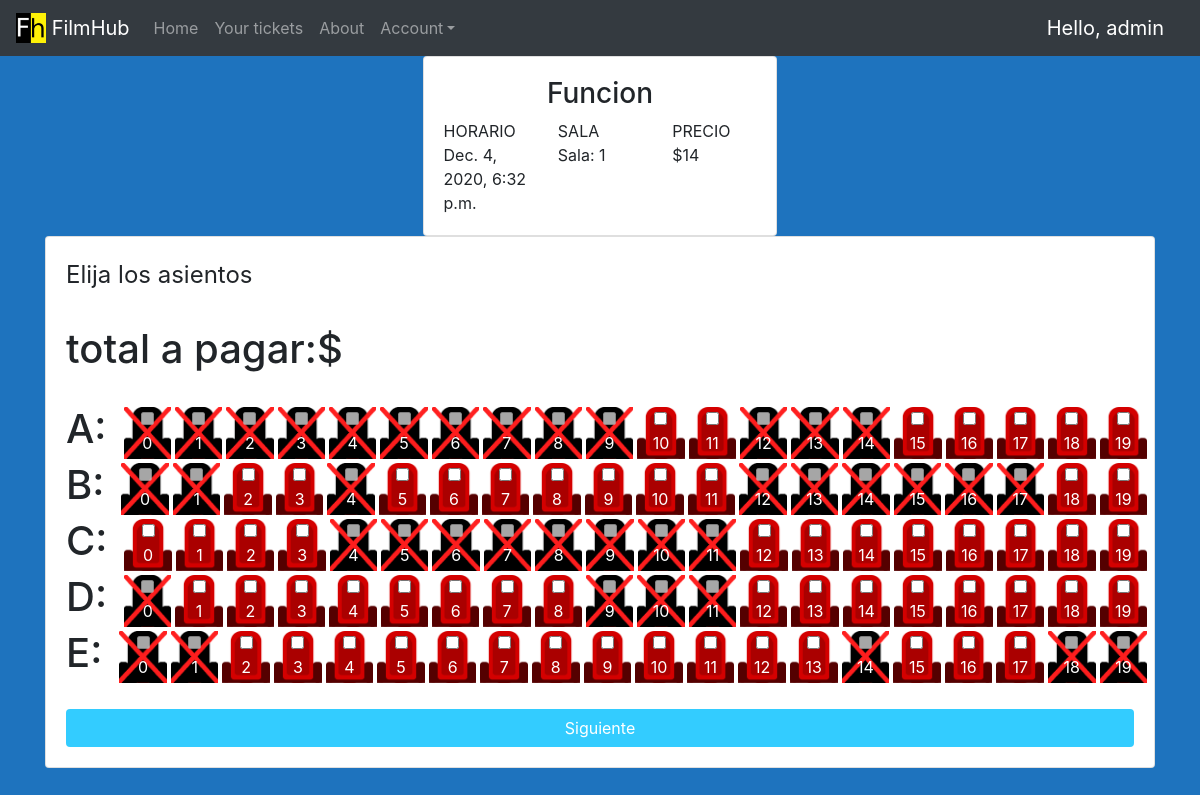
/client/buyticket/2 (signed in), run on an earlier commit of the app's database.
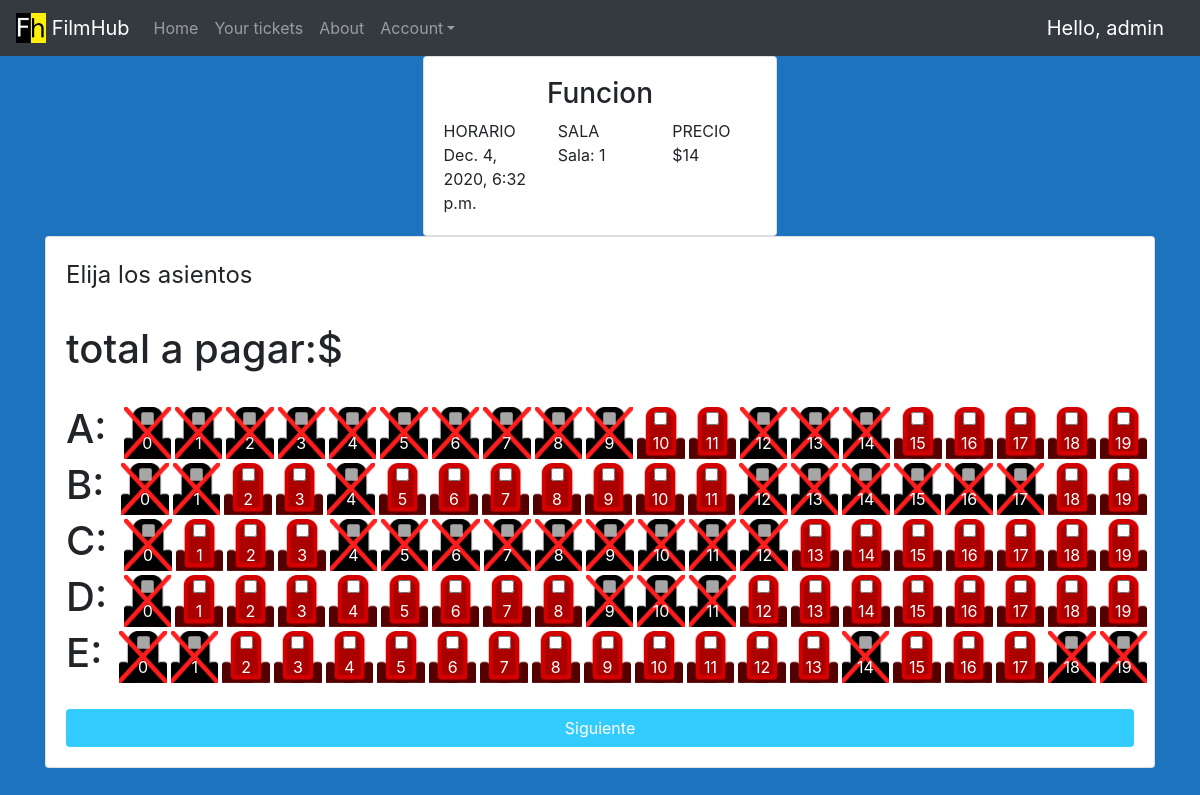
And on a later commit of the database.
### FilmHub/models.py (models this page shows, shortened)
class Asiento(models.Model):
    id = models.AutoField(primary_key=True)
    reservado = models.BooleanField(default=False)
    fila = models.CharField(max_length=1)
    butaca = models.IntegerField(default=0, blank=True, null=True)
    sala = models.ForeignKey(Sala, on_delete=models.CASCADE, null=True)

### FilmHub/views.py (the view, shortened to what this page needs)
# urls.py: path('client/buyticket/<int:funcion>', views.BuyTicketView, name="buy_ticket"),
@login_required(login_url='loginView')
def BuyTicketView(request,funcion):
    funcion = Funcion.objects.get(pk=funcion)
    asientos = Asiento.objects.filter(sala=funcion.sala)
    filas =['A','B','C','D','E']
    asientosElegidos = []
    asiento = None
    guardarForm = False
    for fila in filas:
        for butaca in range(20):
            if request.GET.get(fila+str(butaca)):
                asiento = request.GET.get(fila+str(butaca))
                asiento = Asiento.objects.get(pk=asiento)
                asiento.reservado= True
                asiento.save()
                asientosElegidos.append(asiento)
                guardarForm = True
    context= {
    'funcion':funcion,
    'asientos':asientos,
    'filas':filas
    }
    return render(request, 'FilmHub/buy_ticket.html', context)

### FilmHub/models.py (called while the page is built)
    def __str__(self):
        return "Sala: " + str(self.numero)

### FilmHub/templates/FilmHub/buy_ticket.html (shortened to what this page needs)
{% extends 'FilmHub/main.html' %}
{% load static %}
{% block content %}
<div class="container h-100">
    <div class="row justify-content-around">
        <div class="col-sm-auto">
            <div class="card card-body">
                <div class="row justify-content-center">
                    <h3>Funcion</h3>
                </div>
                <div class="row justify-content-center">
                    <div class="col-md">
                        HORARIO
                    </div>
                    <div class="col-md">
                        SALA
                    </div>
                    <div class="col-md">
                        PRECIO
                    </div>
                </div>
                <div class="row justify-content-center">
                    <div class="col-md">
                        {{funcion.horario}}
                    </div>
                    <div class="col-md">
                        {{funcion.sala}}
                    </div>
                    <div class="col-md">
                        ${{funcion.pelicula.precio_base}}
                    </div>
                </div>
            </div>
        </div>
    </div>
    <div class="row justify-content-around">
        <div class="col">
            <div class="card card-body">
                <form method="GET" action="" id="asientosForm">
                <fieldset>
                    <legend>Elija los asientos</legend>
                    <br>
                    <h1  id="precio">total a pagar:$</h1>
                    <br>
                    {% for fila in filas %}
                    <div class="row justify-content-around">
                        <div class="col-auto">
                            <h1>{{fila}}:  </h1>
                        </div>
                        {% for asiento in asientos %}
                            {% if asiento.fila == fila %}
                                {% if asiento.reservado %}
                                    <div class="col" style="background-image:url('{% static '/img/butacareservada.png' %}');background-size: 100% 100%;text-align: center;color:white;margin:2px"><input onclick="calcularPrecio()"  type="checkbox" name="{{asiento.fila}}{{asiento.butaca}}" value="{{ asiento.pk}}" disabled>{{ asiento.butaca}}</div>
                                {% else %}
                                    <div class="col" style="background-image:url('{% static '/img/butaca.png' %}');background-size: 100% 100%;text-align: center;color:white;margin:2px"><input onclick="calcularPrecio()"  type="checkbox" id="asientos" name="{{asiento.fila}}{{asiento.butaca}}" value="{{ asiento.pk}}" >{{ asiento.butaca}}</div>
                                {% endif %}
                            {% endif %}
                        {% endfor %}
                    </div>
                    {% endfor %}
                </fieldset>
                <br>
                <input class="btn login_btn" type="submit" value="Siguiente">
                </form>
            </div>
        </div>
    </div>
</div>
{% endblock %}

What changed in the data, as far as the page shows it:
changed Asiento (number 41 of 100 on the later page): reservado: picture added; reservado: picture removed
changed Asiento (number 53 of 100 on the later page): reservado: picture added; reservado: picture removed
Also different on the page:
list line gone: "☐ 0"
new list line: "☐ 0"
list line gone: "☐ 12"
new list line: "☐ 12"
